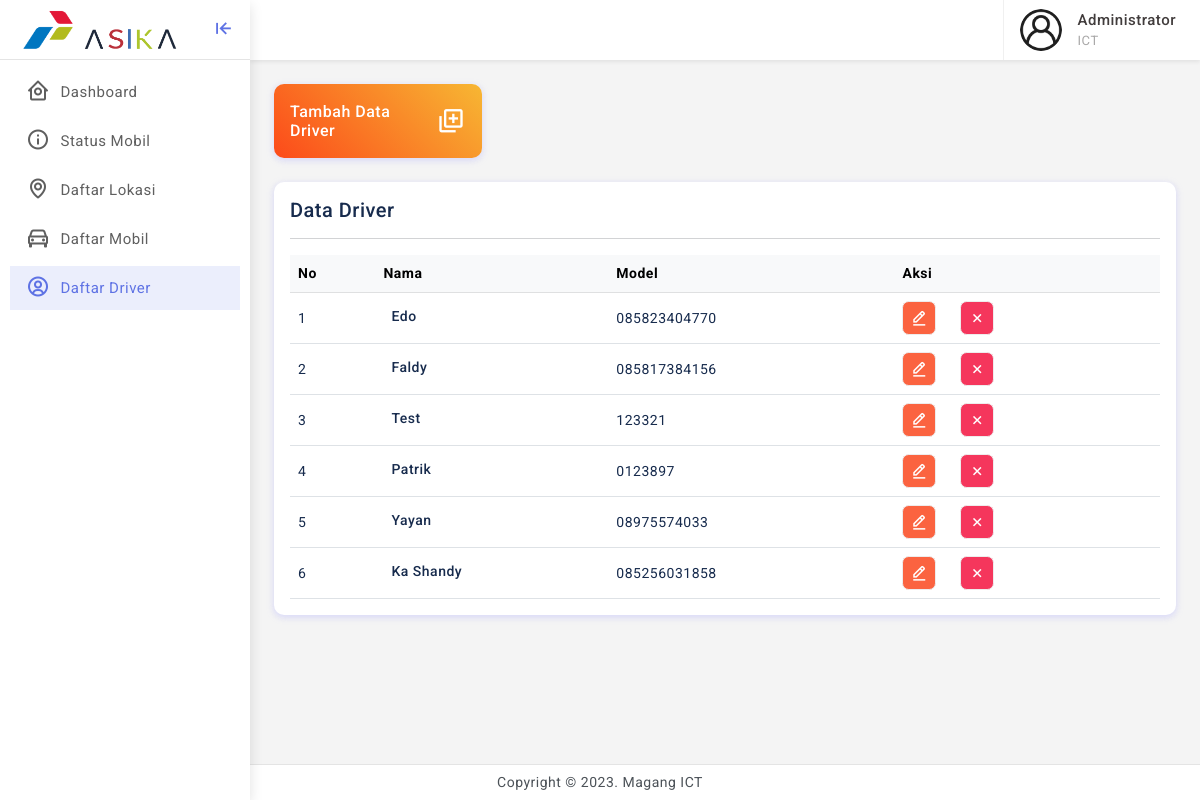
Page /dashboard/daftar-driver.php (signed in) on the committed database.
### tables this page shows
CREATE TABLE `tb_supir` (
  `id_supir` varchar(50) NOT NULL,
  `nama` varchar(100) NOT NULL,
  `nomor_telp` varchar(50) NOT NULL,
  `id_kendaraan` varchar(50) DEFAULT NULL,
  `no_polisi` varchar(100) DEFAULT NULL,
  `model` varchar(100) DEFAULT NULL
);

### dashboard/daftar-driver.php (the view, shortened to what this page needs)
<?php
include "../include/koneksi.php";
include "../include/head.php";
$data = mysqli_query($koneksi, "SELECT * FROM tb_supir");
?>
<div class="row row-cols-1 row-cols-md-2 row-cols-xl-4">
    <div class="col">
        <a href="#" data-bs-toggle="modal" data-bs-target="#tambahDriverModal">
            <div class="card radius-10 bg-gradient-orange">
                <div class="card-body">
                    <div class="d-flex align-items-center">
                        <h6 class="mb-0 text-white">Tambah Data Driver</h6>
                        <div class="ms-auto">
                            <i class='bx bx-add-to-queue fs-3 text-white'></i>
                        </div>
                    </div>
                </div>
            </div>
        </a>
    </div>
</div>
<div class="card radius-10">
    <div class="card-body">
        <div class="d-flex align-items-center">
            <div>
                <h5 class="mb-0">Data Driver</h5>
            </div>
        </div>
        <hr>
        <div class="table-responsive">
            <table class="table align-middle mb-0" id="dt">
                <thead class="table-light">
                    <tr>
                        <th>No</th>
                        <th>Nama</th>
                        <th>Model</th>
                        <th>Aksi</th>
                    </tr>
                </thead>
                <tbody>
                    <?php
                    $no = 1;
                    foreach ($data as $d) {
                    ?>
                        <tr>
                            <td><?= $no++; ?></td>
                            <td>
                                <div class="d-flex align-items-center">
                                    <div class="ms-2">
                                        <h6 class="mb-1 font-14"><?= htmlspecialchars($d['nama']); ?></h6>
                                    </div>
                                </div>
                            </td>
                            <td><?= htmlspecialchars($d['nomor_telp']); ?></td>
                            <td>
                                <div class="d-flex order-actions">
                                    <a href="javascript:;" class="bg bg-warning text-white" data-bs-toggle="modal" data-bs-target="#editModal<?= $no; ?>"><i class="bx bx-edit-alt"></i></a>
                                    <a href="javascript:;" class="bg bg-danger text-white ms-4" data-bs-toggle="modal" data-bs-target="#hapusModal<?= $no; ?>"><i class="bx bx-x"></i></a>
                                </div>
                            </td>
                        </tr>
                    <?php
                    }
                    ?>
                </tbody>
            </table>
        </div>
    </div>
</div>
<?php
include "../include/foot.php";
?>

### assets/css/app.css (style rules this page uses)
body { font-size: 14px; color: #4c5258; letter-spacing: .5px; background-color: #f4f4f4; overflow-x: hidden; font-family: Roboto, sans-serif }
a { text-decoration: none }
.order-actions a { font-size: 18px; width: 34px; height: 34px; display: flex; align-items: center; justify-content: center; background: #f1f1f1; border: 1px solid #eeecec; text-align: center; border-radius: 20%; color: #2b2a2a }
.font-14 { font-size: 14px }
.radius-10 { border-radius: 10px }
.bg-gradient-orange { background: #fc4a1a; background: -webkit-linear-gradient( 45deg , #fc4a1a, #f7b733)!important; background: linear-gradient( 45deg , #fc4a1a, #f7b733)!important; }

### rows in the picture
tb_supir: nama "Edo", nomor_telp "085823404770"
tb_supir: nama "Faldy", nomor_telp "085817384156"
tb_supir: nama "Test", nomor_telp "123321"
tb_supir: nama "Patrik", nomor_telp "0123897"
tb_supir: nama "Yayan", nomor_telp "08975574033"
tb_supir: nama "Ka Shandy", nomor_telp "085256031858"

### other values in the picture
$_SESSION['qwe'] "Administrator"
$_SESSION['fungsi'] "ICT"
